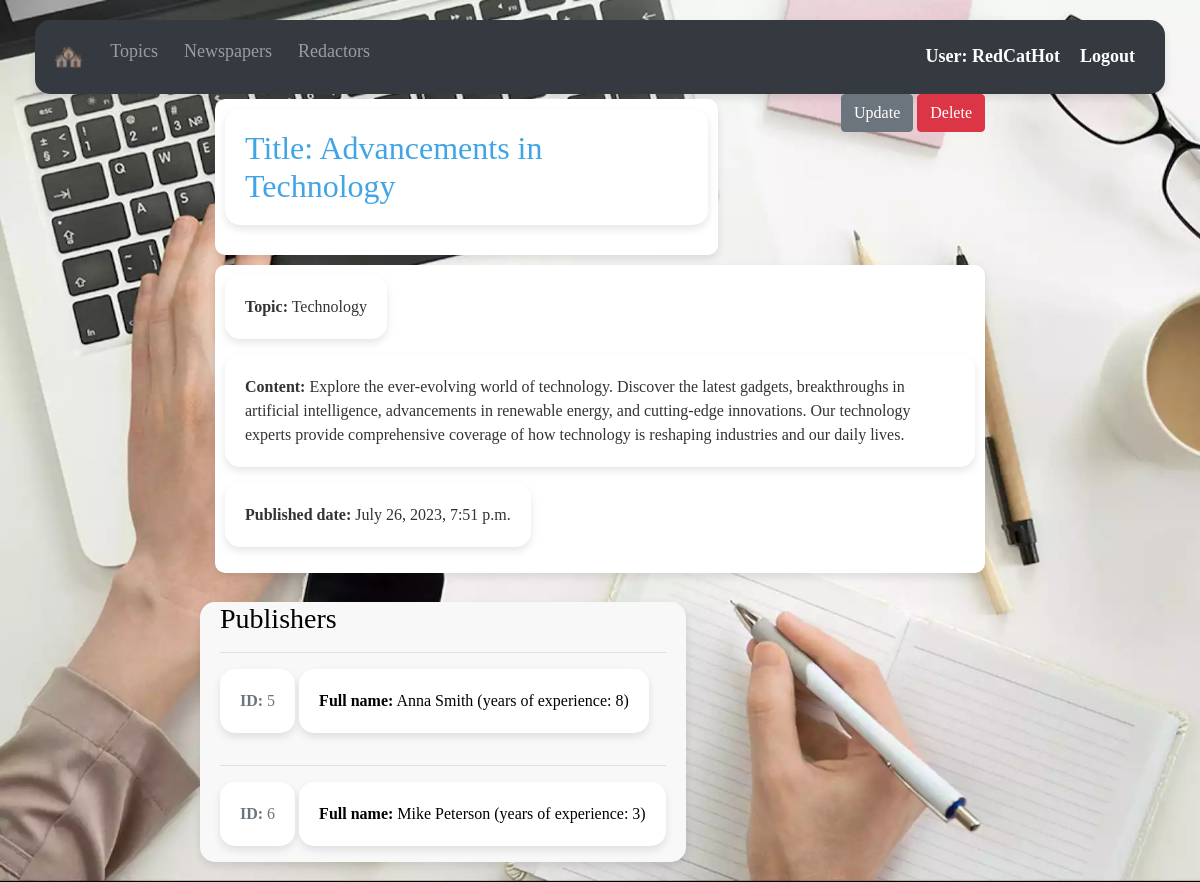
The app's page /newspapers/4/ (signed in) with its own data.
### agency/models.py (models this page shows, shortened)
class Redactor(AbstractUser):
    years_of_experience = models.IntegerField(null=True, blank=True)
    class Meta:
        ordering = ["username"]

class Newspaper(models.Model):
    title = models.CharField(max_length=100)
    content = models.TextField()
    published_date = models.DateTimeField(auto_now_add=True)
    topic = models.ForeignKey(
        Topic, on_delete=models.CASCADE, related_name="newspapers"
    )
    publishers = models.ManyToManyField(
        settings.AUTH_USER_MODEL, related_name="newspapers"
    )
    class Meta:
        ordering = ["title"]

class Topic(models.Model):
    name = models.CharField(max_length=100, unique=True)
    class Meta:
        ordering = ["name"]

### agency/views.py (the view)
class NewspaperDetailView(LoginRequiredMixin, generic.DetailView):
    model = Newspaper

### templates/agency/newspaper_detail.html
{% extends "base.html" %}
{% load static %}
{% block content %}
  <div class="container">
    <div class="row">
      <div class="col-md-8">
        <div class="h1-wrapper">
          <h1>Title: {{ newspaper.title }}</h1>
        </div>
      </div>
      <div class="col-md-4 text-right">
        <a href="{% url "agency:newspaper-update" pk=newspaper.id %}" class="btn btn-secondary link-to-page">Update</a>
        <a href="{% url "agency:newspaper-delete" pk=newspaper.id %}" class="btn btn-danger link-to-page">Delete</a>
      </div>
    </div>
    <div class="h1-wrapper">
      <p><strong>Topic:</strong> {{ newspaper.topic.name }} </p>
      <p><strong>Content:</strong> {{ newspaper.content }} </p>
      <p><strong>Published date:</strong> {{ newspaper.published_date }}</p>
    </div>
    <div class="row mt-4 author-info">
      <div class="col-md-12">
        <h3>Publishers</h3>
        {% for publisher in newspaper.publishers.all %}
          <hr>
          <p class="text-muted"><strong>ID:</strong> {{ publisher.id }} </p>
          <p>
            <strong>Full name:</strong>
            {{ publisher.first_name }} {{ publisher.last_name }}
            {% if publisher.years_of_experience %}(years of experience: {{ publisher.years_of_experience }}){% endif %}
          </p>
        {% empty %}
          <p>There are no publishers!</p>
        {% endfor %}
      </div>
    </div>
  </div>
{% endblock %}

### templates/includes/navbar.html (shortened to what this page needs)
<nav class="navbar navbar-expand-lg navbar-dark bg-dark">
  <div class="collapse navbar-collapse" id="navbarSupportedContent">
    <ul class="navbar-nav mr-auto">
      <li class="nav-item">
        <a class="nav-link" href="{% url "agency:index" %}" style="font-size: 25px;">🏘️</a>
      </li>
      <li class="nav-item">
        <a class="nav-link" href="{% url "agency:topic-list" %}">Topics</a>
      </li>
      <li class="nav-item">
        <a class="nav-link" href="{% url "agency:newspaper-list" %}">Newspapers</a>
      </li>
      <li class="nav-item">
        <a class="nav-link" href="{% url "agency:redactor-list" %}">Redactors</a>
      </li>
    </ul>
    <form class="form-inline my-2 my-lg-0">
      {% if user.is_authenticated %}
        <a class="navbar-brand" href="https://www.youtube.com/watch?v=dQw4w9WgXcQ&ab_channel=RickAstley">User: {{ user.username }}</a>
        <a class="navbar-brand" href="{% url 'logout' %}">Logout</a>
      {% else %}
        <a class="navbar-brand" href="{% url 'login' %}">Login</a>
      {% endif %}
    </form>
  </div>
</nav>

### static/css/styles.css (style rules this page uses)
body { background-color: #f8f9fa; color: #333; font-family: Georgian, serif, Arial, sans-serif; margin: 0; padding: 0; }
.container { max-width: 800px; margin: 0 auto; }
.card, .topic-item, .publish-item, .topic-type-item, .navbar { border-radius: 15px; box-shadow: 0 4px 8px rgba(0, 0, 0, 0.1); padding: 20px; background-color: #fff; }
h1 { font-size: 32px; margin-bottom: 20px; color: #41a5e5; }
.topic-item, .publish-item, .topic-type-item, .navbar { background-color: #aa98df; }
.navbar { background-color: #693c1c; width: 100%; padding: 10px; margin-bottom: 0; }
.navbar-brand { font-size: 24px; font-weight: bold; color: #336699; text-decoration: none; margin-right: 20px; }
.navbar-nav .nav-link { font-size: 18px; color: #333; margin-right: 10px; text-decoration: none; }
.form-inline .navbar-brand { font-size: 18px; color: #fff; text-decoration: none; }
.row::after { content: ""; clear: both; display: table; }
.col-md-4 { float: left; width: 33.33%; padding: 0 15px; }
.mt-4 { background-color: #f8f8f8; position: relative; padding: 0 5px; color: #cb0c2f; border-radius: 15px; box-shadow: 0 4px 8px rgba(0, 0, 0, 0.1); }
.mt-4::before { content: ''; position: absolute; top: 50%; left: 0; right: 0; height: 1px; background-color: #f3722c; z-index: -1; }
.h1-wrapper { background-color: #fff; padding: 10px; border-radius: 10px; box-shadow: 0 4px 8px rgba(0, 0, 0, 0.1); display: inline-block; height: auto; margin-top: 5px; margin-bottom: 5px; }
.col-md-6 p, .col-md-12 p { color: #000; }
.col-md-12 h3 { color: #000 }
.row-sm-10 h1, .row-sm-10 p { background-color: #fff; padding: 20px; border-radius: 15px; box-shadow: 0 4px 8px rgba(0, 0, 0, 0.1); display: inline-block; }
.row.mt-4.author-info { display: inline-block; }

### records on screen
Redactor: username "RedCatHot"
Newspaper: title "Advancements in Technology", topic.name "Technology", content "Explore the ever-evolving world of technology. Discover the latest gadgets, breakthroughs in artificial intelligence, advancements in renewable energy, and cutting-edge innovations. Our technology experts provide comprehensive coverage of how technology is reshaping industries and our daily lives.", published_date "July 26, 2023, 7:51 p.m."
Redactor: id "5", first_name "Anna", last_name "Smith", years_of_experience "8"
Redactor: id "6", first_name "Mike", last_name "Peterson", years_of_experience "3"
